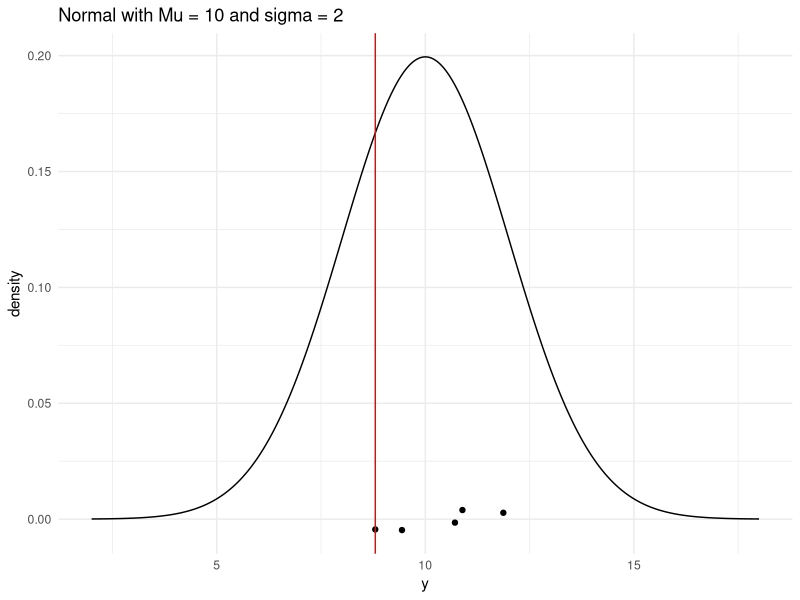
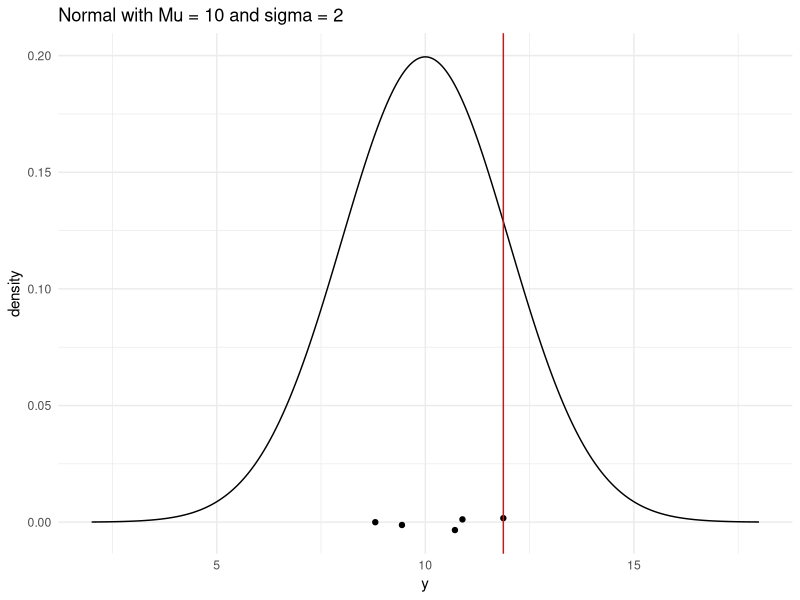
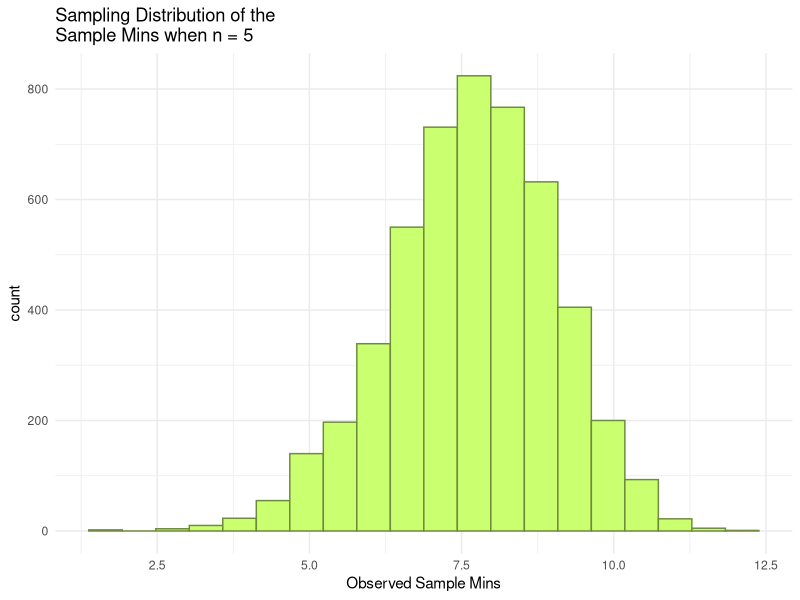
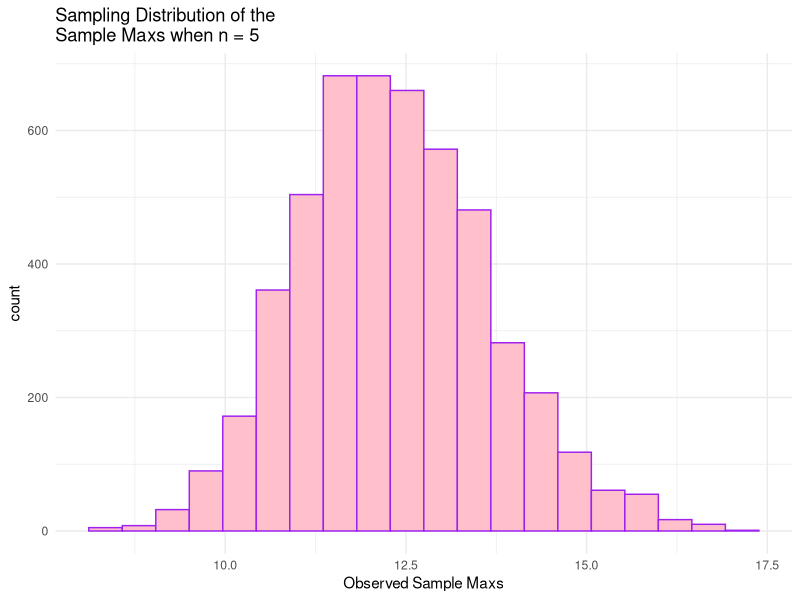
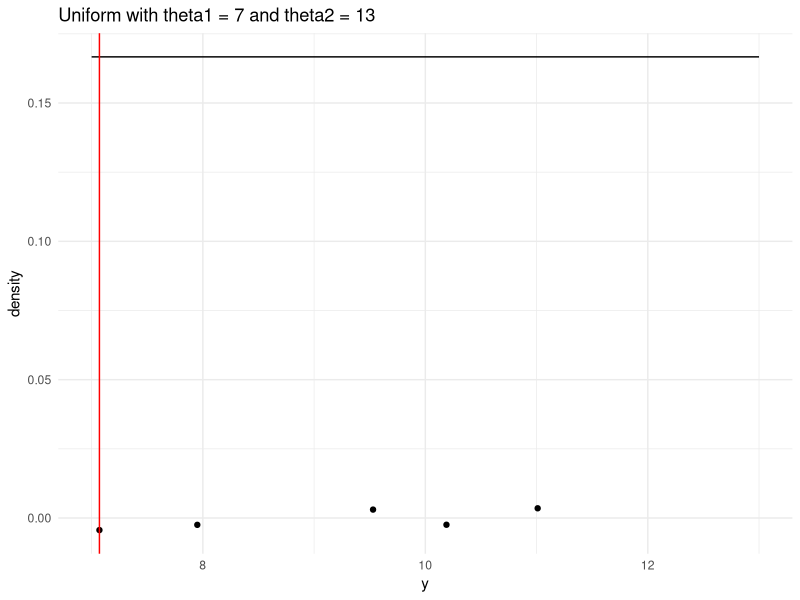
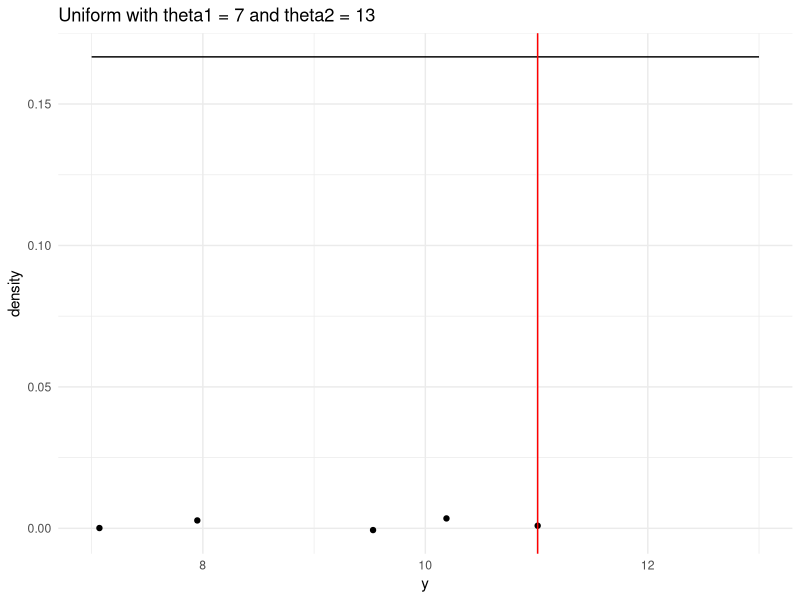
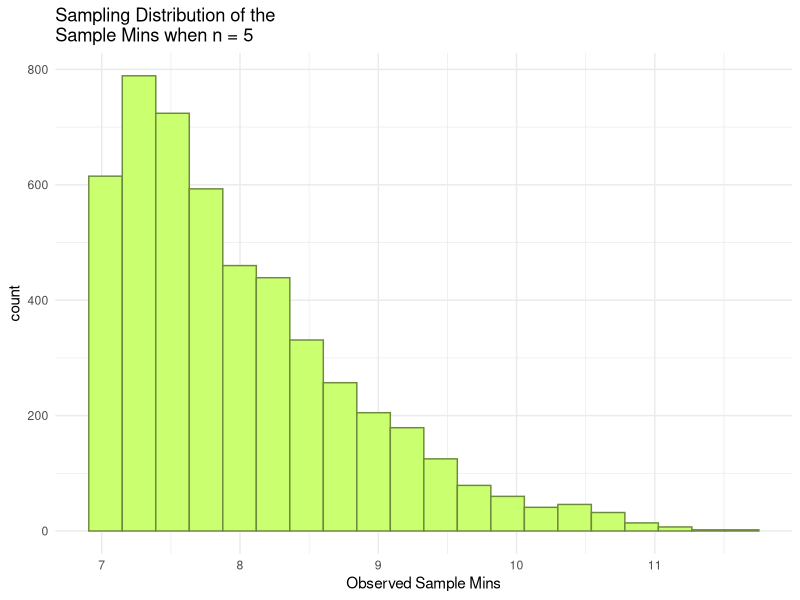
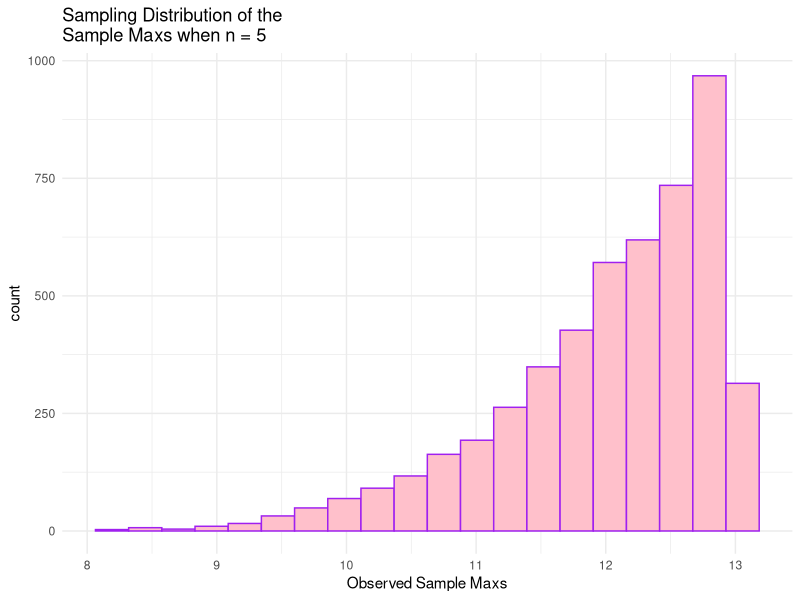

The R script that drew these images, in order:
## ---- chunk 1
library(tidyverse)
## ---- chunk 2
n <- 5       # sample size
mu <- 10     # population mean
sigma <- 2   # population standard deviation

# generate a random sample of n observations from a normal population
single_sample <- rnorm(n, mu, sigma) |> round(2)
# look at the sample
single_sample 

# compute the sample mean
sample_min <- min(single_sample)
# look at the sample mean
sample_min   

# generate a range of values that span the population
plot_df <- tibble(xvals = seq(mu - 4 * sigma, mu + 4 * sigma, length.out = 500)) |>
  mutate(xvals_density = dnorm(xvals, mu, sigma))

## plot the population model density curve
ggplot(data = plot_df, aes(x = xvals, y = xvals_density)) +
  geom_line() +
  theme_minimal() +
  ## add the sample points from your sample
  geom_jitter(data = tibble(single_sample), aes(x = single_sample, y = 0),
              width = 0, height = 0.005) +
  ## add a line for the sample mean
  geom_vline(xintercept = sample_min, colour = "red") +
  labs(x = "y", y = "density",
       title = "Normal with Mu = 10 and sigma = 2")
## ---- chunk 3
sample_max <- max(single_sample)
# look at the sample mean
sample_max   

# generate a range of values that span the population
plot_df <- tibble(xvals = seq(mu - 4 * sigma, mu + 4 * sigma, length.out = 500)) |>
  mutate(xvals_density = dnorm(xvals, mu, sigma))

## plot the population model density curve
ggplot(data = plot_df, aes(x = xvals, y = xvals_density)) +
  geom_line() +
  theme_minimal() +
  ## add the sample points from your sample
  geom_jitter(data = tibble(single_sample), aes(x = single_sample, y = 0),
              width = 0, height = 0.005) +
  ## add a line for the sample mean
  geom_vline(xintercept = sample_max, colour = "red") +
  labs(x = "y", y = "density",
       title = "Normal with Mu = 10 and sigma = 2")
## ---- chunk 4
generate_samp_min <- function(mu, sigma, n) {
  
  single_sample <- rnorm(n, mu, sigma)
  sample_min <- min(single_sample)
  
  return(sample_min)
}

## test function once:
generate_samp_min(mu = mu, sigma = sigma, n = n)

nsim <- 5000      # number of simulations

## code to map through the function. 
## the \(i) syntax says to just repeat the generate_samp_mean function
## nsim times
mins <- map_dbl(1:nsim, \(i) generate_samp_min(mu = mu, sigma = sigma, n = n))

## print some of the 5000 means
## each number represents the sample mean from __one__ sample.
mins_df <- tibble(mins)
mins_df

mins_df |>
  summarise(mean_samp_dist = mean(mins),
            var_samp_dist = var(mins),
            sd_samp_dist = sd(mins))

 ## E(Ymax)

generate_samp_max <- function(mu, sigma, n) {
  
  single_sample <- rnorm(n, mu, sigma)
  sample_max <- max(single_sample)
  
  return(sample_max)
}
## test function once:
generate_samp_max(mu = mu, sigma = sigma, n = n)

nsim <- 5000      # number of simulations

## code to map through the function. 
## the \(i) syntax says to just repeat the generate_samp_mean function
## nsim times
maxs <- map_dbl(1:nsim, \(i) generate_samp_max(mu = mu, sigma = sigma, n = n))

## print some of the 5000 means
## each number represents the sample mean from __one__ sample.
maxs_df <- tibble(maxs)
maxs_df

maxs_df |>
  summarise(mean_samp_dist = mean(maxs),
            var_samp_dist = var(maxs),
            sd_samp_dist = sd(maxs))
## ---- chunk 5
ggplot(data = mins_df, aes(x = mins)) +
  geom_histogram(colour = "darkolivegreen4", fill = "darkolivegreen1", bins = 20) +
  theme_minimal() +
  labs(x = "Observed Sample Mins",
       title = paste("Sampling Distribution of the \nSample Mins when n =", n))

ggplot(data = maxs_df, aes(x = maxs)) +
  geom_histogram(colour = "purple", fill = "pink", bins = 20) +
  theme_minimal() +
  labs(x = "Observed Sample Maxs",
       title = paste("Sampling Distribution of the \nSample Maxs when n =", n))
## ---- chunk 6
n <- 5       # sample size
theta1 <- 7     # non-negative parameter 1
theta2 <- 13   # non-negative parameter 2

# generate a random sample of n observations from a Uniform population
single_sample1 <- runif(n, theta1, theta2) |> round(2)
# look at the sample
single_sample1 

# compute the sample min
sample_min1 <- min(single_sample1)
# look at the sample min
sample_min1   

# generate a range of values that span the population
plot_df1 <- tibble(xvals1 = seq(theta1, theta2, length.out = 500)) |>
  mutate(xvals_density1 = dunif(xvals1, theta1, theta2))

## plot the population model density curve
ggplot(data = plot_df1, aes(x = xvals1, y = xvals_density1)) +
  geom_line() +
  theme_minimal() +
  ## add the sample points from your sample
  geom_jitter(data = tibble(single_sample1), aes(x = single_sample1, y = 0),
              width = 0, height = 0.005) +
  ## add a line for the sample min
  geom_vline(xintercept = sample_min1, colour = "red") +
  labs(x = "y", y = "density",
       title = "Uniform with theta1 = 7 and theta2 = 13")
## ---- chunk 7
# compute the sample max
sample_max1 <- max(single_sample1)
# look at the sample max
sample_max1   

# generate a range of values that span the population
plot_df1 <- tibble(xvals1 = seq(theta1, theta2, length.out = 500)) |>
  mutate(xvals_density1 = dunif(xvals1, theta1, theta2))

## plot the population model density curve
ggplot(data = plot_df1, aes(x = xvals1, y = xvals_density1)) +
  geom_line() +
  theme_minimal() +
  ## add the sample points from your sample
  geom_jitter(data = tibble(single_sample1), aes(x = single_sample1, y = 0),
              width = 0, height = 0.005) +
  ## add a line for the sample max
  geom_vline(xintercept = sample_max1, colour = "red") +
  labs(x = "y", y = "density",
       title = "Uniform with theta1 = 7 and theta2 = 13")
## ---- chunk 8
generate_samp_min1 <- function(theta1, theta2, n) {
  
  single_sample1 <- runif(n, theta1, theta2)
  sample_min1 <- min(single_sample1)
  
  return(sample_min1)
}

## test function once:
generate_samp_min1(theta1 = theta1, theta2 = theta2, n = n)

nsim <- 5000      # number of simulations

## code to map through the function. 
## the \(i) syntax says to just repeat the generate_samp_mean function
## nsim times
mins1 <- map_dbl(1:nsim, \(i) generate_samp_min1(theta1 = theta1, theta2 = theta2, n = n))

## print some of the 5000 means
## each number represents the sample mean from __one__ sample.
mins_df1 <- tibble(mins1)
mins_df1

mins_df1 |>
  summarise(mean_samp_dist = mean(mins1),
            var_samp_dist = var(mins1),
            sd_samp_dist = sd(mins1))

 ## E(Ymax)

generate_samp_max1 <- function(theta1, theta2, n) {
  
  single_sample1 <- runif(n, theta1, theta2)
  sample_max1 <- max(single_sample1)
  
  return(sample_max1)
}

## test function once:
generate_samp_max1(theta1 = theta1, theta2 = theta2, n = n)

nsim <- 5000      # number of simulations

## code to map through the function. 
## the \(i) syntax says to just repeat the generate_samp_mean function
## nsim times
maxs1 <- map_dbl(1:nsim, \(i) generate_samp_max1(theta1 = theta1, theta2 = theta2, n = n))

## print some of the 5000 means
## each number represents the sample mean from __one__ sample.
maxs_df1 <- tibble(maxs1)
maxs_df1

maxs_df1 |>
  summarise(mean_samp_dist = mean(maxs1),
            var_samp_dist = var(maxs1),
            sd_samp_dist = sd(maxs1))
## ---- chunk 9
ggplot(data = mins_df1, aes(x = mins1)) +
  geom_histogram(colour = "darkolivegreen4", fill = "darkolivegreen1", bins = 20) +
  theme_minimal() +
  labs(x = "Observed Sample Mins",
       title = paste("Sampling Distribution of the \nSample Mins when n =", n))

ggplot(data = maxs_df1, aes(x = maxs1)) +
  geom_histogram(colour = "purple", fill = "pink", bins = 20) +
  theme_minimal() +
  labs(x = "Observed Sample Maxs",
       title = paste("Sampling Distribution of the \nSample Maxs when n =", n))
## ---- chunk 10
n <- 5       # sample size
lambda <- 0.5
mu <- 1 / lambda   # population mean
sigma <- sqrt(1 / lambda ^ 2)  # population standard deviation

# generate a random sample of n observations from a normal population
single_sample2 <- rexp(n, lambda) |> round(2)
# look at the sample
single_sample2 

# compute the sample min
sample_min2 <- min(single_sample2)
# look at the sample min
sample_min2 

# generate a range of values that span the population
plot_df2 <- tibble(xvals2 = seq(0, mu + 4 * sigma, length.out = 500)) |>
  mutate(xvals_density = dexp(xvals2, lambda))

## plot the population model density curve
ggplot(data = plot_df2, aes(x = xvals2, y = xvals_density)) +
  geom_line() +
  theme_minimal() +
  ## add the sample points from your sample
  geom_jitter(data = tibble(single_sample2), aes(x = single_sample2, y = 0),
              width = 0, height = 0.005) +
  ## add a line for the sample min
  geom_vline(xintercept = sample_min2, colour = "red") +
  labs(x = "y", y = "density",
       title = "Exponential with Lambda = 0.5")
## ---- chunk 11
# compute the sample max
sample_max2 <- max(single_sample2)
# look at the sample max
sample_max2 

# generate a range of values that span the population
plot_df2 <- tibble(xvals2 = seq(0, mu + 4 * sigma, length.out = 500)) |>
  mutate(xvals_density = dexp(xvals2, lambda))

## plot the population model density curve
ggplot(data = plot_df2, aes(x = xvals2, y = xvals_density)) +
  geom_line() +
  theme_minimal() +
  ## add the sample points from your sample
  geom_jitter(data = tibble(single_sample2), aes(x = single_sample2, y = 0),
              width = 0, height = 0.005) +
  ## add a line for the sample max
  geom_vline(xintercept = sample_max2, colour = "red") +
  labs(x = "y", y = "density",
       title = "Exponential with Lambda = 0.5")
## ---- chunk 12
generate_exp_min2 <- function(lambda, n) {
  
  single_sample2 <- rexp(n, lambda)
  sample_min2 <- min(single_sample2)
  
  return(sample_min2)
}

## test function once:
generate_exp_min2(lambda = lambda, n = n)
#> [1] 3.915946

nsim <- 5000      # number of simulations

mins2 <- map_dbl(1:nsim, \(i) generate_exp_min2(lambda = lambda, n = n))

## print some of the 5000 means
## each number represents the sample mean from __one__ sample.
mins_df2 <- tibble(mins2)
mins_df2

mins_df2 |>
  summarise(min_samp_dist = mean(mins2),
            var_samp_dist = var(mins2),
            sd_samp_dist = sd(mins2))
 ## E(Ymax)

generate_exp_max2 <- function(lambda, n) {
  
  single_sample2 <- rexp(n, lambda)
  sample_max2 <- max(single_sample2)
  
  return(sample_max2)
}

## test function once:
generate_exp_max2(lambda = lambda, n = n)
#> [1] 3.915946

nsim <- 5000      # number of simulations

maxs2 <- map_dbl(1:nsim, \(i) generate_exp_max2(lambda = lambda, n = n))

## print some of the 5000 means
## each number represents the sample mean from __one__ sample.
maxs_df2 <- tibble(maxs2)
maxs_df2

maxs_df2 |>
  summarise(max_samp_dist = mean(maxs2),
            var_samp_dist = var(maxs2),
            sd_samp_dist = sd(maxs2))
## ---- chunk 13
ggplot(data = mins_df2, aes(x = mins2)) +
  geom_histogram(colour = "darkolivegreen4", fill = "darkolivegreen1", bins = 20) +
  theme_minimal() +
  labs(x = "Observed Sample Mins",
       title = paste("Sampling Distribution of the \nSample Mins when n =", n))

ggplot(data = maxs_df2, aes(x = maxs2)) +
  geom_histogram(colour = "purple", fill = "pink", bins = 20) +
  theme_minimal() +
  labs(x = "Observed Sample Maxs",
       title = paste("Sampling Distribution of the \nSample Maxs when n =", n))
## ---- chunk 14
n <- 5       # sample size
alpha <- 8     
beta <- 2   

# generate a random sample of n observations from a normal population
single_sample3 <- rbeta(n, alpha, beta) |> round(2)
# look at the sample
single_sample3 

# compute the sample mean
sample_min3 <- min(single_sample3)
# look at the sample mean
sample_min3  
## ---- chunk 15
# compute the sample mean
sample_max3 <- max(single_sample3)
# look at the sample mean
sample_max3  
## ---- chunk 16
generate_sample_min3 <- function(alpha, beta, n) {
  
  single_sample3 <- rbeta(n, alpha, beta)
  sample_min3 <- min(single_sample3)
  
  return(sample_min3)
}

## test function once:
generate_sample_min3(alpha = alpha, beta = beta, n = n)
#> [1] 3.915946

nsim <- 5000      # number of simulations

mins3 <- map_dbl(1:nsim, \(i) generate_sample_min3(alpha = alpha, beta = beta, n = n))

## print some of the 5000 means
## each number represents the sample mean from __one__ sample.
mins_df3 <- tibble(mins3)
mins_df3

mins_df3 |>
  summarise(mean_samp_dist = mean(mins3),
            var_samp_dist = var(mins3),
            sd_samp_dist = sd(mins3))
 ## E(Ymax)

generate_sample_max3 <- function(alpha, beta, n) {
  
  single_sample3 <- rbeta(n, alpha, beta)
  sample_max3 <- max(single_sample3)
  
  return(sample_max3)
}

## test function once:
generate_sample_max3(alpha = alpha, beta = beta, n = n)
#> [1] 3.915946

nsim <- 5000      # number of simulations

maxs3 <- map_dbl(1:nsim, \(i) generate_sample_max3(alpha = alpha, beta = beta, n = n))

## print some of the 5000 means
## each number represents the sample mean from __one__ sample.
maxs_df3 <- tibble(maxs3)
maxs_df3

maxs_df3 |>
  summarise(mean_samp_dist = mean(maxs3),
            var_samp_dist = var(maxs3),
            sd_samp_dist = sd(maxs3))
## ---- chunk 17
ggplot(data = mins_df3, aes(x = mins3)) +
  geom_histogram(colour = "darkolivegreen4", fill = "darkolivegreen1", bins = 20) +
  theme_minimal() +
  labs(x = "Observed Sample Mins",
       title = paste("Sampling Distribution of the \nSample Mins when n =", n))

ggplot(data = maxs_df3, aes(x = maxs3)) +
  geom_histogram(colour = "purple", fill = "pink", bins = 20) +
  theme_minimal() +
  labs(x = "Observed Sample Maxs",
       title = paste("Sampling Distribution of the \nSample Maxs when n =", n))
## ---- chunk 18
library(tidyverse)
## create population graphs

norm_df <- tibble(x = seq(3, 17, length.out = 1000),
                  dens = dnorm(x, mean = 10, sd = 2),
                  pop = "normal(10, 4)")
unif_df <- tibble(x = seq(7, 13, length.out = 1000),
                  dens = dunif(x, 7, 13),
                  pop = "uniform(7, 13)")
exp_df <- tibble(x = seq(0, 10, length.out = 1000),
                 dens = dexp(x, 0.5),
                 pop = "exp(0.5)")
beta_df <- tibble(x = seq(0, 1, length.out = 1000),
                  dens = dbeta(x, 8, 2),
                  pop = "beta(8, 2)")

pop_plot <- bind_rows(norm_df, unif_df, exp_df, beta_df) |>
  mutate(pop = fct_relevel(pop, c("normal(10, 4)", "uniform(7, 13)",
                                  "exp(0.5)", "beta(8, 2)")))

ggplot(data = pop_plot, aes(x = x, y = dens)) +
  geom_line() +
  theme_minimal() +
  facet_wrap(~ pop, nrow = 1, scales = "free") +
  geom_vline(  #geom_vline() to create vertical line for minimum
    data = filter(pop_plot, pop == "normal(10, 4)"), #filter through pop_plot for normal dist ONLY
    aes(xintercept = sample_min),
    color = "red"
  ) +
  geom_vline(
    data = filter(pop_plot, pop == "uniform(7, 13)"),
    aes(xintercept = sample_min1),
    color = "red"
  ) +
  geom_vline(
    data = filter(pop_plot, pop == "exp(0.5)"),
    aes(xintercept = sample_min2),
    color = "red"
  ) +
  geom_vline(
    data = filter(pop_plot, pop == "beta(8, 2)"),  #filter through pop_plot for beta dist ONLY
    aes(xintercept = sample_min3),
    color = "red"
  ) +
  labs(title = "Population Distributions for Each Simulation Setting")
## ---- chunk 19
pop_plot <- bind_rows(norm_df, unif_df, exp_df, beta_df) |>
  mutate(pop = fct_relevel(pop, c("normal(10, 4)", "uniform(7, 13)",
                                  "exp(0.5)", "beta(8, 2)")))

ggplot(data = pop_plot, aes(x = x, y = dens)) +
  geom_line() +
  theme_minimal() +
  facet_wrap(~ pop, nrow = 1, scales = "free") +
  geom_vline(  #geom_vline() to create vertical line for maximum now
    data = filter(pop_plot, pop == "normal(10, 4)"), #filter through pop_plot for normal dist ONLY
    aes(xintercept = sample_max),
    color = "red"
  ) +
  geom_vline(
    data = filter(pop_plot, pop == "uniform(7, 13)"),
    aes(xintercept = sample_max1),
    color = "red"
  ) +
  geom_vline(
    data = filter(pop_plot, pop == "exp(0.5)"),
    aes(xintercept = sample_max2),
    color = "red"
  ) +
  geom_vline(
    data = filter(pop_plot, pop == "beta(8, 2)"),  #filter through pop_plot for beta dist ONLY
    aes(xintercept = sample_max3),
    color = "red"
  ) +
  labs(title = "Population Distributions for Each Simulation Setting")
## ---- chunk 20
n <- 5
## CHANGE 0 and 3 to represent where you want your graph to start and end
## on the x-axis
x <- seq(0, 3, length.out = 1000)
## CHANGE to be the pdf you calculated. Note that, as of now, 
## this is not a proper density (it does not integrate to 1).
density <- n * (-exp(-(0.5) * x))^4 * 0.5*exp(-0.5 *x)


## put into tibble and plot
samp_min_df <- tibble(x, density)
ggplot(data = samp_min_df, aes(x = x, y = density)) +
  geom_line() +
  theme_minimal()
## ---- chunk 21
n <- 5
## CHANGE 0 and 3 to represent where you want your graph to start and end
## on the x-axis
x1 <- seq(0, 3, length.out = 1000)
## CHANGE to be the pdf you calculated. Note that, as of now, 
## this is not a proper density (it does not integrate to 1).
density1 <- n * (1-exp(-0.5 * x1))^4 * 0.5*exp(-0.5 *x1)


## put into tibble and plot
samp_max_df <- tibble(x, density1)
ggplot(data = samp_max_df, aes(x = x, y = density1)) +
  geom_line() +
  theme_minimal()
